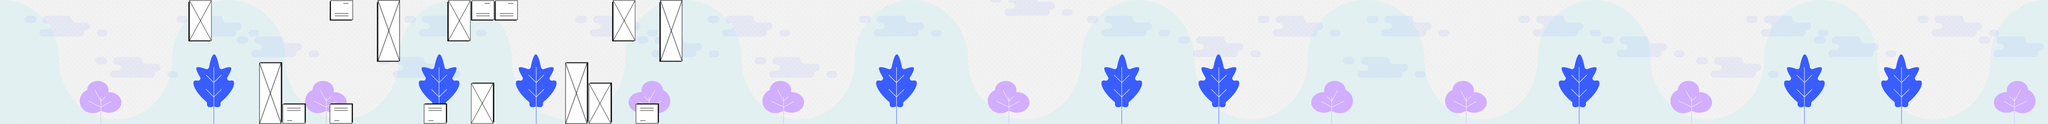

A level layout from a 2D game, rendered from its tile map. Below: a short description, then the map file with tile-grid data replaced by summaries:
An orthogonal 87x6 tile map with 68x60 px tiles, 5 tile layers (backLayer-2, clouds-1, clouds-2, tree-1, ...), 1 hidden layer not drawn, 5 tilesets and 2 objects (2x coin).

<map version="1.0" tiledversion="1.1.6" orientation="orthogonal" renderorder="right-down" width="87" height="6" tilewidth="68" tileheight="60" infinite="0" nextobjectid="25">
 <tileset firstgid="1" name="box-tiles" tilewidth="68" tileheight="60" tilecount="12" columns="3">
  <image source="../../enviroment/box-tiles.png" width="204" height="240" />
 </tileset>
 <tileset firstgid="13" name="backLayer-2" tilewidth="68" tileheight="60" tilecount="174" columns="29">
  <image source="../../enviroment/backLayer-2.png" width="1972" height="360" />
 </tileset>
 <tileset firstgid="187" name="clouds-1" tilewidth="68" tileheight="60" tilecount="58" columns="29">
  <image source="../../enviroment/clouds-1.png" width="1972" height="120" />
 </tileset>
 <tileset firstgid="245" name="tree-1" tilewidth="68" tileheight="60" tilecount="116" columns="29">
  <image source="../../enviroment/tree-1.png" width="1972" height="240" />
 </tileset>
 <tileset firstgid="361" name="coins" tilewidth="68" tileheight="60" tilecount="1" columns="1">
  <image source="../../enviroment/coins.png" width="68" height="60" />
 </tileset>
 <layer name="backLayer-2" width="87" height="6" locked="1">
  <data>[522 cells, 522 non-empty, 174 distinct tile ids]</data>
 </layer>
 <layer name="clouds-1" width="87" height="6" locked="1">
  <data>[522 cells, 90 non-empty, 8 distinct tile ids]</data>
 </layer>
 <layer name="clouds-2" width="87" height="6" locked="1">
  <data>[522 cells, 172 non-empty, 58 distinct tile ids]</data>
 </layer>
 <layer name="tree-1" width="87" height="6" locked="1">
  <data>[522 cells, 348 non-empty, 116 distinct tile ids]</data>
 </layer>
 <layer name="obstacles" width="87" height="6">
  <data>[522 cells, 29 non-empty, 12 distinct tile ids]</data>
 </layer>
 <layer name="obstacles-2" width="87" height="6" visible="0" locked="1">
  <data>[522 cells, 9 non-empty, 3 distinct tile ids]</data>
 </layer>
 <objectgroup name="coins">
  <object id="15" name="coin" gid="361" x="476.667" y="182" width="68" height="60" />
  <object id="23" name="coin" gid="361" x="748.667" y="182" width="68" height="60" />
 </objectgroup>
 <objectgroup name="collect" />
</map>